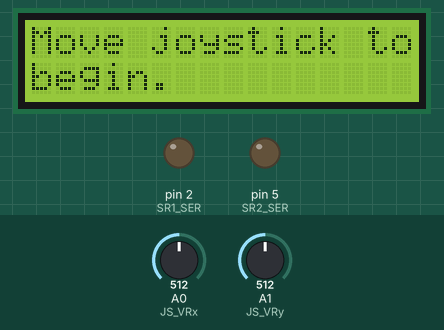
A program run on a simulated Arduino Uno, built with avr-gcc and run on an emulated ATmega328P. Shown: 16×2 character LCD, output pins drawn as LEDs (lit = HIGH). The inputs (shaded band) are chosen by the test bench; at power-on: A0 (JS_VRx) = 512, A1 (JS_VRy) = 512.

Above: at 1.2 s.
1.3 s: A0 (JS_VRx) set to 933
2.8 s: A0 (JS_VRx) set to 960
At 3.6 s:
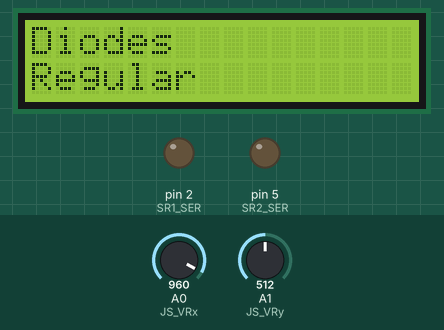
4.3 s: A1 (JS_VRy) set to 937
5.8 s: A1 (JS_VRy) set to 958
At 7.0 s:
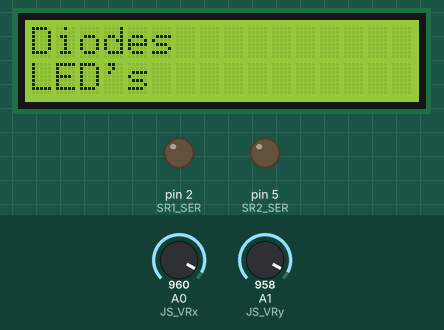
7.3 s: A0 (JS_VRx) set to 54
8.8 s: A0 (JS_VRx) set to 45
At 9.4 s:
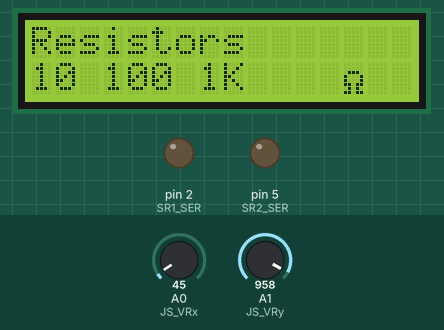
Timing chart, 0 to 11.3 s (numbered marks = the images above; inputs shaded):
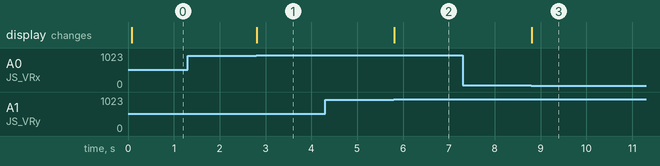

Measured:
- the behaviour switches between 949 and 950 on A0 (JS_VRx) (found by bisection; images 0 and 1)
- the behaviour switches between 949 and 950 on A1 (JS_VRy) (found by bisection; images 1 and 2)
- the behaviour switches between 51 and 50 on A0 (JS_VRx) (found by bisection; images 2 and 3)
- after the input at 1.3 s, every drawn part: stays the same
- after the input at 2.8 s, the display: changes at once (image 1)
- after the input at 4.3 s, every drawn part: stays the same
- after the input at 5.8 s, the display: changes at once (image 2)
- after the input at 7.3 s, every drawn part: stays the same
- after the input at 8.8 s, the display: changes at once (image 3)

The program:

main.cpp
```cpp
#include "Arduino.h"
#include "Shiftregister.h"
#include "LCD.h"
#include "Joystick.h"
#include "Menu.h"

coord_t resistor = {1, 2};
coord_t servo = {2, 6};
coord_t led = {0, 7};

void setup() {
// write your initialization code here

//    Serial.begin(9600);

    setup_shiftRegister();
    setup_LCD();
    setup_joystick();

    lcdText_t startup = {"Move joystick to", "begin."};
    write_LCD(startup);


}


void loop() {
// write your code her

    //trailingLight(100);

    //blink_coordinate(servo);

    menu_show();


}
```

Joystick.cpp
```cpp
//
// Created by Eigenaar on 2-2-2024.
//

#include "Joystick.h"
#include "Arduino.h"

void setup_joystick() {

    pinMode(JS_SW, INPUT);

}

int joystick_x() {

    return analogRead(JS_VRx);
}

int joystick_y() {

    return analogRead(JS_VRy);
}

bool joystick_up() {
    static bool holding = false;

    if (joystick_y() > 50) {
        holding = false;
        return false;
    } else if (!holding) {   // if joystick < 50 and holding is false return true
        holding = true;
        return true;
    }

    return false;
}

bool joystick_down() {
    static bool holding = false;

    if (joystick_y() < 950) {
        holding = false;
        return false;
    } else if (!holding) {   // if joystick < 50 and holding is false return true
        holding = true;
        return true;
    }

    return false;
}

bool joystick_left() {
    static bool holding = false;

    if (joystick_x() > 50) {
        holding = false;
        return false;
    } else if (!holding) {   // if joystick < 50 and holding is false return true
        holding = true;
        return true;
    }

    return false;
}

bool joystick_right() {
    static bool holding = false;

    if (joystick_x() < 950) {
        holding = false;
        return false;
    } else if (!holding) {   // if joystick < 50 and holding is false return true
        holding = true;
        return true;
    }

    return false;
}
```

Joystick.h
```cpp
//
// Created by Eigenaar on 2-2-2024.
//

#ifndef SORTSYSTEMV2_JOYSTICK_H
#define SORTSYSTEMV2_JOYSTICK_H

#define JS_SW 13
#define JS_VRx A0
#define JS_VRy A1

/// Function that initializes the joystick
void setup_joystick();

int joystick_x();

int joystick_y();

bool joystick_up();
bool joystick_down();
bool joystick_left();
bool joystick_right();

#endif //SORTSYSTEMV2_JOYSTICK_H
```

Menu.cpp
```cpp
//
// Created by Eigenaar on 2-2-2024.
//

#include "Menu.h"
#include "screens.h"
#include "LCD.h"
#include "Joystick.h"


void menu_show() {

    static int submenu[NUMBER_OF_SCREENS];
    static int cur = 0;

    bool joystickdown = joystick_down();

    // read input of joystick
    if (joystick_left()) cur--;
    else if (joystick_right()) cur++;
    else if (joystickdown && submenu[cur] <= 0) submenu[cur] = listLength[cur] - 1;
    else if (joystickdown) submenu[cur]--;
    else if (joystick_up()) submenu[cur] = (submenu[cur] + 1) % listLength[cur];
    else return;


    if (cur >= NUMBER_OF_SCREENS) cur = 0;
    if (cur < 0) cur = NUMBER_OF_SCREENS - 1;

    write_LCD({components[cur], values[cur][submenu[cur]]});

    switch (cur) {
        case RESISTOR:
            add_custom_char(13, 1, OMEGA);
            break;
        case CAPACITORS:
            add_custom_char(14, 1, MU);
            break;
        default:
            return;

    }
}
```

Menu.h
```cpp
//
// Created by Eigenaar on 2-2-2024.
//

#ifndef SORTSYSTEMV2_MENU_H
#define SORTSYSTEMV2_MENU_H

enum {

    Root_Search = 1,
    Root_Settings = 2,
    Root_Other = 3,

    Search_other = 11,
    Search_electrical = 12,
    Search_Tools = 13,

};

void menu_show();

void menu_search_item();

void menu_settings();

void menu_other();

void menu_s_other();
void menu_s_electrical();
void menu_s_tools();

#endif //SORTSYSTEMV2_MENU_H
```

screens.h
```cpp
//
// Created by Eigenaar on 3-2-2024.
//

#ifndef SORTSYSTEMV2_SCREENS_H
#define SORTSYSTEMV2_SCREENS_H

#include "LCD.h"

#define NUMBER_OF_SCREENS 7

/*
lcdText_t screens[NUMBER_OF_SCREENS] = {
        {"Resistors", ""},
        {"Diodes", ""},
        {"Capacitors", ""},
        {"Transistors", ""},
        {"Headers", ""},
        {"Switches", ""},
        {"IC's", ""},
};
*/

const char* components[NUMBER_OF_SCREENS] = {"Resistors","Diodes","Capacitors",
                                             "Transistors","Headers","Switches","IC's"};

// @todo add other subtexts
const char* values[NUMBER_OF_SCREENS][20] = {
                                {"10 100 1K","10K 100K 1M","150","200, 2K, 20K",
                                 "22, 220, 2K2","220K", "270", "300K", "3K3", "47, 470, 4k7",
                                 "47k, 470k", "510, 5K1, 51K", "68, 680, 6k8", "680k"},
                                {"Regular", "LED's"},
                                {""},
                                {""},
                                {""},
                                {""},
                                {""}
};

const int listLength[NUMBER_OF_SCREENS] {13, 2, 1, 1, 1, 1,1};

enum {
    RESISTOR,
    DIODES,
    CAPACITORS,
    TRANSISTORS,
    HEADERS,
    SWITCHES,
    ICS
};

#endif //SORTSYSTEMV2_SCREENS_H
```

LCD.cpp
```cpp
//
// Created by Eigenaar on 2-2-2024.
//

#include "Arduino.h"
#include "LCD.h"
#include <LiquidCrystal.h>
LiquidCrystal lcd(LCD_RS, LCD_Enable, LCD_D4, LCD_D5, LCD_D6, LCD_D7);

unsigned char customCharacters[2][8] = {
        {
                B00000,
                B00000,
                B01110,
                B10001,
                B10001,
                B11011,
                B01010,
                B11011,
        }, {
                B00000,
                B00000,
                B10001,
                B10001,
                B11111,
                B10001,
                B10000,
                B10000,
        }
};

void setup_LCD() {

    // set up the LCD's number of columns and rows:
    lcd.begin(16, 2);
    // Print a message to the LCD.
    lcd.print("Initializing...");
    delay(5);
    lcd.clear();

}

void write_LCD(lcdText_t text){

    lcd.clear();

    lcd.setCursor(0, 0);
    lcd.print(text.textUp);

    lcd.setCursor(0, 1);
    lcd.print(text.textDown);


}

void add_custom_char(int colum, int row, int character) {

    unsigned char *selected;


    switch (character) {
        case OMEGA:
            selected = customCharacters[OMEGA];
            break;
        case MU:
            selected = customCharacters[MU];
            break;
        default:
            return;
    }

    lcd.createChar(0, selected);
    lcd.setCursor(colum, row);
    lcd.write(selected,1);

}
```

LCD.h
```cpp
//
// Created by Eigenaar on 2-2-2024.
//

#ifndef SORTSYSTEMV2_LCD_H
#define SORTSYSTEMV2_LCD_H

typedef struct {
    const char *textUp;
    const char *textDown;

} lcdText_t;

enum {
    // LCD pins
    LCD_RS = 12,
    LCD_Enable = 11,
    LCD_D4 = 10,
    LCD_D5 = 9,
    LCD_D6 = 8,
    LCD_D7 = 7,
};

// custom characters
enum {
    OMEGA,
    MU
};

/// Function that initializes the LCD display
void setup_LCD();

/// Function writes a string to an LCD display
/// @param string to write
/// @param row row to write
void write_LCD(lcdText_t text);

void add_custom_char(int colum, int row, int character);

#endif //SORTSYSTEMV2_LCD_H
```

Shiftregister.cpp
```cpp
//
// Created by Eigenaar on 30-1-2024.
//

#include "Shiftregister.h"
#include "Arduino.h"

void setup_shiftRegister() {

    pinMode(SR1_SER, OUTPUT);
    pinMode(SR1_RCLK, OUTPUT);
    pinMode(SR_SRCLK, OUTPUT);
    pinMode(SR2_SER, OUTPUT);
    pinMode(SR2_RCLK, OUTPUT);

}

void test_shiftRegister() {

        for (unsigned short int i = 0; i < 256; ++i) {

            digitalWrite(SR1_RCLK, LOW);

            shiftOut(SR1_SER, SR_SRCLK, LSBFIRST, i);

            digitalWrite(SR1_RCLK, HIGH);

            delay(500);
        }
}

void trailingLight(int speed) {

    int i = 0;

    while (i < 8) {

        for (int j = 0; j < 4; ++j) {

            coord_to_shiftRegister({j, i});
            delay(speed);
        }

        i++;

        for (int j = 3; j > -1; --j) {

            coord_to_shiftRegister({j, i});
            delay(speed);
        }

        i++;

    }


        //coord_to_shiftRegister({0, i});

}


void write_shiftRegister1(unsigned short int value) {
    digitalWrite(SR1_RCLK, LOW);

    shiftOut(SR1_SER, SR_SRCLK, LSBFIRST, value);

    digitalWrite(SR1_RCLK, HIGH);
}

void write_shiftRegister2(unsigned short int value) {
    digitalWrite(SR2_RCLK, LOW);

    shiftOut(SR2_SER, SR_SRCLK, LSBFIRST, value);

    digitalWrite(SR2_RCLK, HIGH);
}

void coord_to_shiftRegister(coord_t coord) {

    int sr1 = B11111111;
    int sr2 = B00000000;

    write_shiftRegister1(bitClear(sr1, 7 - coord.y));
    write_shiftRegister2(bitSet(sr2, 7 - coord.x));


}

void blink_coordinate(coord_t coord) {

    coord_to_shiftRegister(coord);
    delay(200);
    coord_to_shiftRegister({8, 8});
    delay(200);

}
```

Shiftregister.h
```cpp
//
// Created by Eigenaar on 30-1-2024.
//

#ifndef SORTSYSTEMV2_SHIFTREGISTER_H
#define SORTSYSTEMV2_SHIFTREGISTER_H

enum {

    SR1_SER = 2,
    SR1_RCLK = 3,    ///aka latch

    SR_SRCLK = 4,

    SR2_SER = 5,
    SR2_RCLK = 6,

    // input

    BTN1 = 12,
    BTN2 = 13
};

typedef struct {
    int x;
    int y;
} coord_t;

/// Function that setups the shift registers;
void setup_shiftRegister();

/// Function to test the wiring of a shift register
/// lets the output count in binary.
void test_shiftRegister();

/// Function that lets the output trail from left to right
/// uses delay because why not
void trailingLight(int speed);

/// Function that writes to a shift register
/// @param value the value to write to the shiftregister
void write_shiftRegister1(unsigned short int value);

/// Function that writes to a shift register
/// @param value the value to write to the shiftregister
void write_shiftRegister2(unsigned short int value);

/// Function writes the coordinate to the shift registers
/// @param coord coordinate to write
void coord_to_shiftRegister(coord_t coord);

/// Function blinks the coordinate to the shift registers
/// @param coord coordinate to blink
void blink_coordinate(coord_t coord);

#endif //SORTSYSTEMV2_SHIFTREGISTER_H
```
